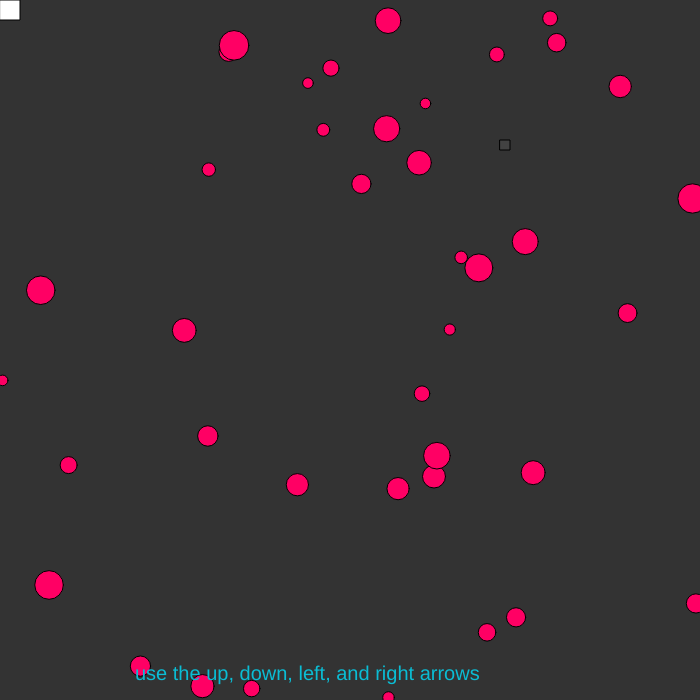
Frame 1 (no input)
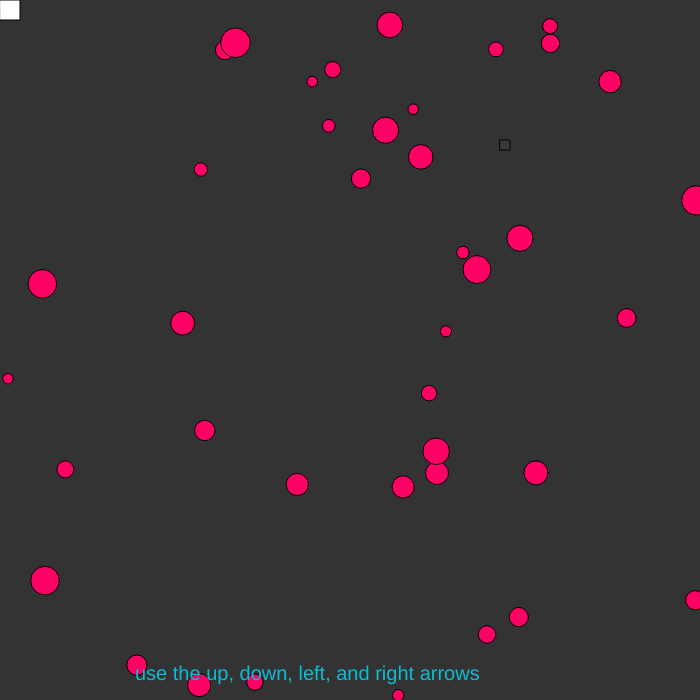
Frame 60 (no input)
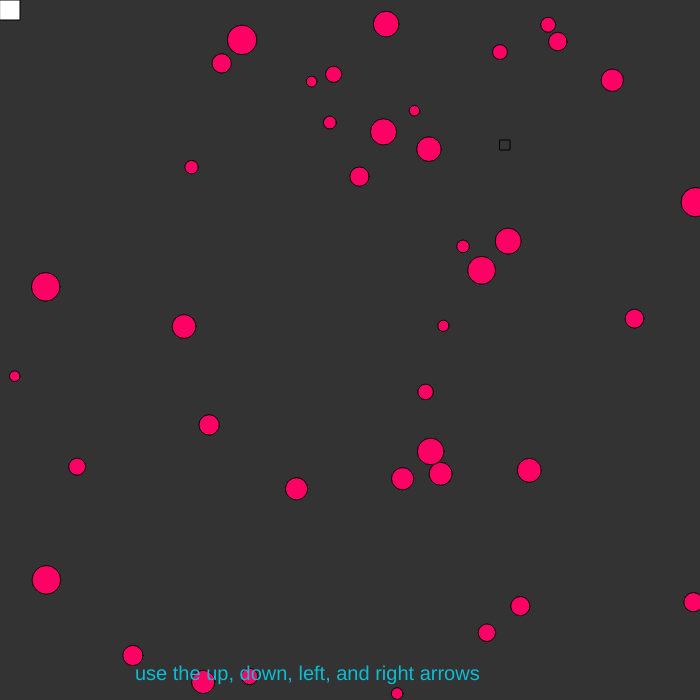
Frame 120 (the mouse pressed at the canvas centre since frame 60)

The p5.js sketch that drew these frames (run headless with seeded random() and noise() and a simulated clock; from frame 60 on, the mouse is pressed at the canvas centre):

// p5.js sketch
// ── sketch.js
//control keys
//up, down, left, right arrows

//s = snake
var s;
//scl = scale
var scl = 20;
//snack = pink box (food)
var snack;
//array of "dancing" circles
var dance = [];

function setup(){
  createCanvas(700, 700);
  s = new Snake();
  pickLocation();

  for(var i = 0; i < 40; i ++){
    dance.push(new Shake());
  }
}

//random location for snack element
function pickLocation(){
  var cols = floor(width/scl);
  var rows = floor(height/scl);
  snack = createVector(floor(random(cols)), floor(random(rows)));
  snack.mult(scl);
}

function draw(){
  background(51);
  frameRate(30);

  //if snake eats the snack another white block gets added to the snake
  if(s.eat(snack)){
    pickLocation();
  }
  s.end();
  s.update();
  s.show();

  //draw snack 
  fill(random(0, 255));
  rect(snack.x, snack.y, scl/2, scl/2);

  //draw the circles
  for(var i = 0; i < dance.length; i ++){
    fill(255, 0, 100);
    dance[i].move();
    dance[i].display();
  }

  textSize(20);
  fill(11, 189, 212);
  text('use the up, down, left, and right arrows', 135, 680);
}

//function for circle movement
function Shake(){
  this.x1 = random(width);
  this.y1 = random(height);
  this.diameter = random(10, 30);
  this.speed = 1;

  this.move = function(){
    this.x1 += random(-this.speed, this.speed);
    this.y1 += random(-this.speed, this.speed);
  };

  this.display = function(){
    ellipse(this.x1, this.y1, this.diameter, this.diameter);
  }
}

//what keyes control the snake
function keyPressed(){
  if (keyCode === UP_ARROW){
    s.dir(0, -1);
  } else if (keyCode === DOWN_ARROW){
    s.dir(0, 1);
  } else if (keyCode === RIGHT_ARROW){
    s.dir(1, 0);
  } else if (keyCode === LEFT_ARROW){
    s.dir(-1, 0);
  }
}

//create snake and add blocks to snake
function Snake(){
  this.x = 0;
  this.y = 0;
  this.xspeed = 0;
  this.yspeed = 0;
  this.total = 0;
  this.tail = [];

  this.eat = function(pos){
    var d = dist(this.x, this.y, pos.x, pos.y);
    if (d < 1) {
      this.total++;
      return true;
    } else {
      return false;
    }
  }

  this.dir = function(x, y){
    this.xspeed = x;
    this.yspeed = y;
  }

  this.end = function(){
    for (var i = 0; i < this.tail.length; i++){
      var pos = this.tail[i];
      var d = dist(this.x, this.y, pos.x, pos.y);
      if (d < 1) {
        console.log('play again');
        this.total = 0;
        this.tail = [];
      }
    }
  }

  this.update = function(){
    for (var i = 0; i < this.tail.length - 1; i++) {
      this.tail[i] = this.tail[i + 1];
    }
    if (this.total >= 1){
      this.tail[this.total - 1] = createVector(this.x, this.y);
    }

    this.x = this.x + this.xspeed * scl;
    this.y = this.y + this.yspeed * scl;

    this.x = constrain(this.x, 0, width - scl);
    this.y = constrain(this.y, 0, height - scl);
  }

  this.show = function(){
    fill(255);
    for (var i = 0; i < this.tail.length; i++) {
      rect(this.tail[i].x, this.tail[i].y, scl, scl);
    }
    rect(this.x, this.y, scl, scl);
  }
}
